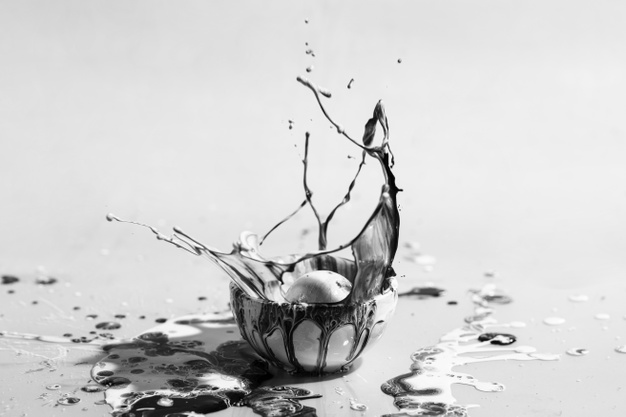
#> input picture courses/apcsp/datasets/cup.jpg, 626 x 417 px, found by its file name
$ jupyter execute --allow-errors SVD_Image_Compression.ipynb
#> lines starting #> are read from the running program, lines starting #| are printed output that depends on the picture
# Singular Value Decomposition (SVD) and Image Compression

Singular Value Decomposition (SVD) is one of the most important matrix factorizations in linear algebra. Just as integers can be factored into prime numbers, a matrix can be decomposed into a product of simpler matrices that reveal its fundamental structure. In this lab, you will explore what SVD is, how it represents a matrix in terms of its geometric components, and how this decomposition enables us to compress images through low‑rank approximation.

Singular Value Decomposition states that for **any** real matrix

$$A \in \mathbb{R}^{m \times n}$$

can be decomposed as:

$$
A = U \, \Sigma \, V^{T}
$$

where:

- $U \in \mathbb{R}^{m \times m}$ is an **orthogonal matrix** (columns are orthonormal),
- $\Sigma \in \mathbb{R}^{m \times n}$ is a (rectangular) **diagonal matrix** whose diagonal entries
  $$
  \sigma_1 \ge \sigma_2 \ge \cdots \ge \sigma_r > 0
  $$
  are the **singular values**,
- $V \in \mathbb{R}^{n \times n}$ is another **orthogonal matrix**, and $V^T$ is its transpose.

---

## 🌟 **Low‑Rank Approximation**

A powerful use of SVD is approximating $A$ using only the top $k$ singular values:

$$
A_k = U_k \, \Sigma_k \, V_k^{T}
$$

where:

- $U_k$ contains the first $k$ columns of $U$,
- $\Sigma_k$ contains the top $k$ singular values,
- $V_k^T$ contains the first $k$ rows of $V^T$.

This yields the **best rank-$k$** approximation to $A$.

---

## **Why This Works for Images**

A grayscale image is a matrix of pixel values. By keeping only the largest singular values, we capture the most important structure and discard noise or fine detail.

Thus:

- store fewer numbers,
- reconstruct an image that looks nearly the same,
- achieve **image compression via SVD**.

[cell 1]
import numpy as np
import matplotlib.pyplot as plt

from PIL import Image
import requests
from io import BytesIO

url = "https://raw.githubusercontent.com/LongBaoNguyen/longbaonguyen.github.io/master/courses/apcsp/datasets/cup.jpg"
response = requests.get(url)
img = Image.open(BytesIO(response.content)).convert("L")
img = np.asarray(img).astype(np.float32) / 255.0  # shape: (H, W)
#> img: shape (417, 626) float32
H, W = img.shape
#> H = 417; W = 626

print(f"Loaded image shape: {img.shape}")
#| Loaded image shape: (417, 626)
plt.figure(figsize=(5,5))
plt.imshow(img, cmap="gray")
plt.title('Original Image')
plt.show()

## 🔍 Understanding `numpy.linalg.svd` and the Shapes of Its Outputs

Recall that the **Singular Value Decomposition (SVD)** breaks any matrix $A \in \mathbb{R}^{m \times n}$ into three pieces:

$$
A = U \, \Sigma \, V^{T}
$$

where:

- $U \in \mathbb{R}^{m \times m}$, $\Sigma \in \mathbb{R}^{m \times n}$ and $V^T \in \mathbb{R}^{n \times n}$

NumPy computes this using:

```python
U, s, Vt = np.linalg.svd(A)
```

However, the sizes of `U`, `s`, and `Vt` uses a **compact** form of SVD by default to save memory. Let $p = \min(m, n)$. NumPy does **not** return the full diagonal matrix $\Sigma.$ Instead, it returns a **1D array** of length $p$. Why? Because the full $\Sigma$ would be mostly zeros:

$$
\Sigma =
\begin{bmatrix}
\sigma_1 & 0 & \cdots \\
0 & \sigma_2 & \cdots \\
\vdots & & \ddots \\
\end{bmatrix}
$$

NumPy returns only the diagonal (the important part!) to avoid storing unnecessary zeros.

In addition, even though the theoretical SVD defines $U$ as an **m × m** orthogonal matrix, NumPy returns only the **first $p$ columns**. Similarly, instead of an **n × n** orthogonal matrix $V$, NumPy returns only the **first $p$ rows**, the matrix of singular vectors that matter for the decomposition.

This decomposition is compact, efficient, and contains all the essential information. These columns are the only ones needed to reconstruct $A$. This is called the **reduced (or thin) SVD**.

## ⭐ Summary Table

| Piece      | NumPy Output | Shape  | Why This Shape?                           |
| ---------- | ------------ | ------ | ----------------------------------------- |
| $$U$$      | `U`          | (m, p) | Only the first useful singular vectors    |
| $$\Sigma$$ | `s`          | (p,)   | Only diagonals needed; zeros omitted      |
| $$V^T$$    | `Vt`         | (p, n) | Only the essential right singular vectors |

## 📐 Example with Shapes

```python
import numpy as np

A = np.random.randn(6, 4)   # m = 6, n = 4, so p = 4
U, s, Vt = np.linalg.svd(A)

print("A:", A.shape)
print("U:", U.shape)
print("s:", s.shape)
print("Vt:", Vt.shape)
```

Expected output:

    A:  (6, 4)
    U:  (6, 4)
    s:  (4,)
    Vt: (4, 4)

Notice:

*   `U` is **6 × 4**, not **6 × 6**
*   `s` is **1D**, length 4
*   `Vt` is **4 × 4**

***

## 🧨 Reconstructing the Matrix

Since NumPy doesn’t give the full $\Sigma$, you rebuild it like this:

```python
Sigma = np.diag(s)   # creates a p x p diagonal matrix
A_reconstructed = U @ Sigma @ Vt
```

This produces a matrix equal (up to numerical precision) to the original $A$.

## 5) Low-rank approximation for grayscale

We reconstruct an approximation \(A_k\) using only the top \(k\) singular values:

$$A_k = U_{[:,1:k]}\,\Sigma_{1:k,1:k}\,V^T_{[1:k,:]}$$

In code we can do this efficiently without forming the full \(\Sigma\) matrix.

[cell 2]
def svd_approx(U, s, Vt, k):
    # U: (m,kmax), s: (kmax,), Vt: (kmax,n)
    # return (m,n)
    return (U[:, :k] * s[:k]) @ Vt[:k, :]


def mse(a, b):
    return float(np.mean((a - b) ** 2))

U, s, Vt = np.linalg.svd(img)
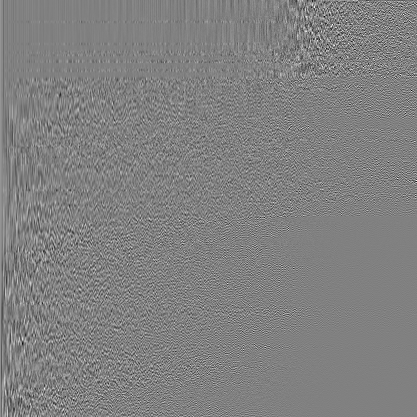
#> U: shape (417, 417) float32; min -0.344, max 0.336, mean 0.00011; drawn with min black and max white
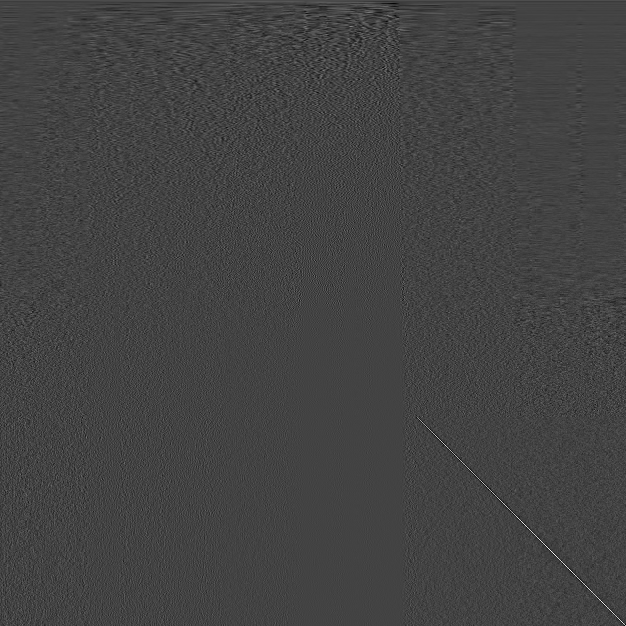
#> Vt: shape (626, 626) float32; min -0.284, max 0.794, mean 6.48e-05; drawn with min black and max white
#> s = 417 values, max 421.7 at index 0, min 0.00618 at index 416, mean 2.44


ks = [5, 10, 20, 50, 100]
ks = [k for k in ks if k <= min(H, W)]
#> ks = [5, 10, 20, 50, 100]

fig, axes = plt.subplots(1, len(ks) + 1, figsize=(3*(len(ks)+1), 3))
axes[0].imshow(img, cmap='gray')
axes[0].set_title('Original')
axes[0].axis('off')

for i, k in enumerate(ks, start=1):
    Ak = svd_approx(U, s, Vt, k)
    axes[i].imshow(np.clip(Ak, 0, 1), cmap='gray')
    axes[i].set_title(f'k={k}MSE={mse(img, Ak):.4f}')
    axes[i].axis('off')
#> this loop made 5 passes
#> pass 1, `Ak = svd_approx(U, s, Vt, k)`:
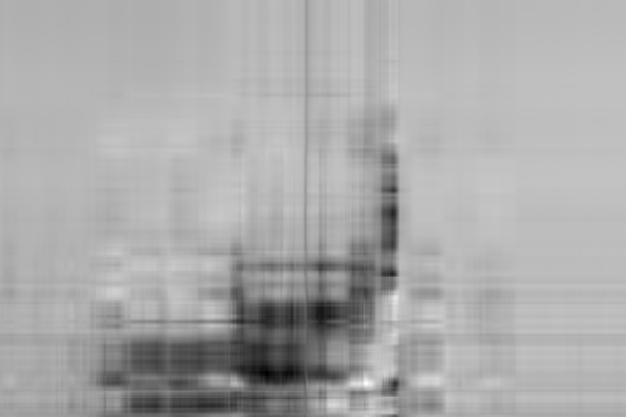
#> Ak: shape (417, 626) float32; min -0.169, max 1.3, mean 0.817; drawn with min black and max white
#> pass 2, `Ak = svd_approx(U, s, Vt, k)`:
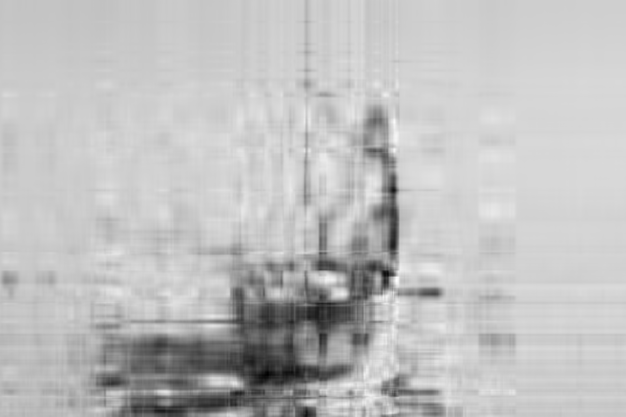
#> Ak: shape (417, 626) float32; min -0.185, max 1.15, mean 0.817; drawn with min black and max white
#> pass 3, `Ak = svd_approx(U, s, Vt, k)`:
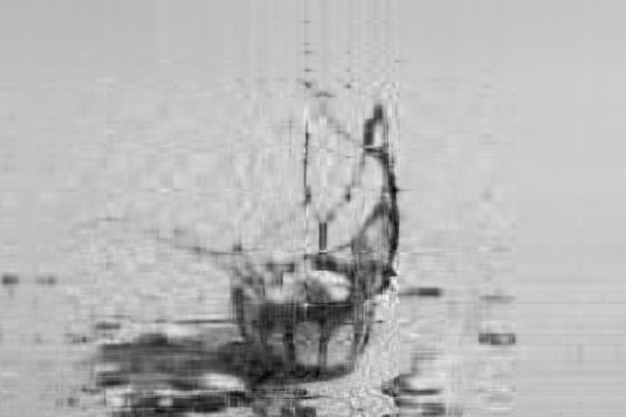
#> Ak: shape (417, 626) float32; min -0.162, max 1.2, mean 0.817; drawn with min black and max white

plt.tight_layout()
plt.show()
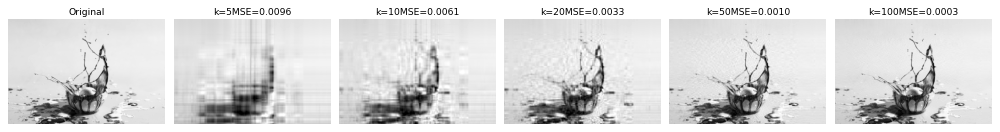
#> figure drawn by matplotlib, 6 panels

## 6) Compression math: how many numbers do we store?

- Original grayscale image stores $m\times n$ numbers.
- Rank-$k$ SVD approximation stores:
  - $U_k$: $m\times k$
  - $\Sigma_k$: $k$ (just the diagonal)
  - $V_k^T$: $k\times n$

Total stored numbers: $k(m+n+1)$

Compression ratio (approx):
$$\text{ratio} = \dfrac{mn}{k*(m+n+1)}$$

[cell 3]
def compression_ratio(m, n, k):
    return (m*n) / (k*(m+n+1))

for k in ks:
    print(f"k={k:>3}  ratio≈{compression_ratio(H, W, k):.2f}x fewer numbers")

## 7) SVD compression for *color* images (RGB)

A color image has 3 channels (Red, Green, Blue). One simple approach is:

1. Compute SVD separately on each channel matrix
2. Keep the top \(k\) components for each channel
3. Reconstruct and stack back into an RGB image

This isn't the only method (some methods use a different color space like YCbCr),
but it's a great starting point and is easy to understand.

#> (a cell that did not finish here is left out)

### Reconstruct RGB using rank-\(k\) per channel

We'll compare reconstructions for different \(k\). For each \(k\), we compute:

\[
R_k = U^R_k\,\Sigma^R_k\,(V^R_k)^T,\quad
G_k = U^G_k\,\Sigma^G_k\,(V^G_k)^T,\quad
B_k = U^B_k\,\Sigma^B_k\,(V^B_k)^T
\]

and stack them into an RGB image.

[cell 5]
def rgb_svd_approx(k):
    Rk = svd_approx(Ur, sr, Vtr, k)
    Gk = svd_approx(Ug, sg, Vtg, k)
    Bk = svd_approx(Ub, sb, Vtb, k)
    out = np.stack([Rk, Gk, Bk], axis=-1)
    return np.clip(out, 0, 1)


def mse_rgb(a, b):
    return float(np.mean((a - b) ** 2))


ks_rgb = [5, 10, 20, 50, 100]
ks_rgb = [k for k in ks_rgb if k <= min(H, W)]
#> ks_rgb = [5, 10, 20, 50, 100]

fig, axes = plt.subplots(1, len(ks_rgb) + 1, figsize=(3*(len(ks_rgb)+1), 3))
#> (the rest of this cell did not finish here and is left out)

## 8) Storage comparison for RGB

Original RGB stores \(3mn\) numbers.
For rank-\(k\) per channel, we store for each channel \(k(m+n+1)\), so total:

\[
3k(m+n+1)
\]

Compression ratio (approx):
\[
	ext{ratio}_{RGB} = rac{3mn}{3k(m+n+1)} = rac{mn}{k(m+n+1)}
\]

So the same formula applies (when using the same \(k\) for each channel).

[cell 6]
for k in ks_rgb:
    print(f"k={k:>3}  ratio≈{compression_ratio(H, W, k):.2f}x fewer numbers (approx)")

## 9) Optional: Interactive slider (if `ipywidgets` is available)

If you're in Jupyter with widgets enabled (or Colab with widgets support), you can use a slider to change \(k\) live.
If it errors, you can skip this section.

[cell 7]
try:
    import ipywidgets as widgets
    from IPython.display import display

    k_slider = widgets.IntSlider(value=min(20, min(H, W)), min=1, max=min(H, W), step=1, description='k')

    out = widgets.Output()

    def update(change=None):
        with out:
            out.clear_output(wait=True)
            k = k_slider.value
#> k = 20
            img_k = rgb_svd_approx(k)
            plt.figure(figsize=(5,5))
            plt.imshow(img_k)
            plt.axis('off')
            plt.title(f'Rank-k RGB Approximation (k={k})')
            plt.show()
            print(f"Approx compression ratio ≈ {compression_ratio(H, W, k):.2f}x")

    k_slider.observe(update, names='value')
    display(k_slider, out)
    update()

except Exception as e:
    print("ipywidgets not available or not enabled. Skipping interactive section.")
    print("Error:", e)

$ run again, with courses/apcsp/datasets/flower.jpg copied over courses/apcsp/datasets/cup.jpg
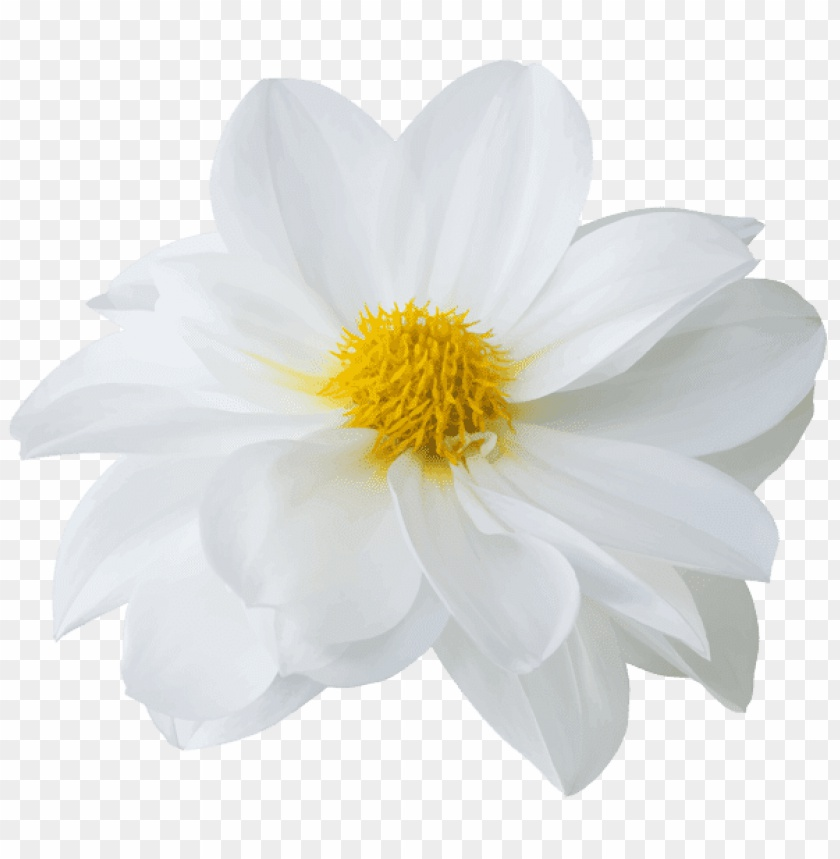
#> input picture courses/apcsp/datasets/flower.jpg, 840 x 859 px, found by its file name
#| Loaded image shape: (859, 840)
#> `U, s, Vt = np.linalg.svd(img)`:
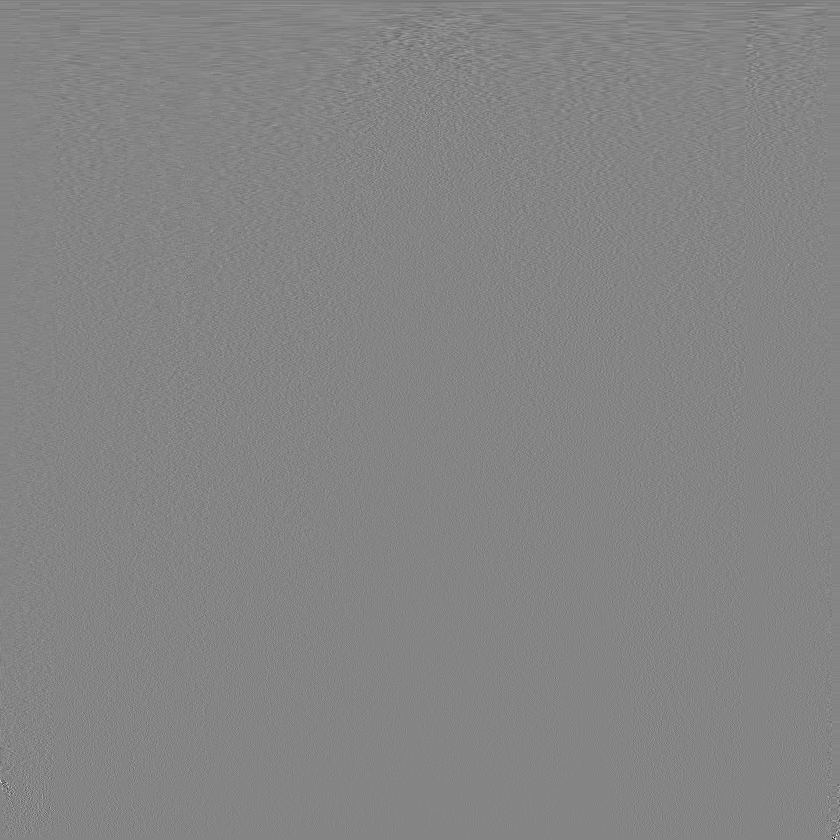
#> Vt: shape (840, 840) float32; min -0.779, max 0.717, mean -4.09e-05; drawn with min black and max white
#> s = 840 values, max 756.8 at index 0, min 7.54e-14 at index 782, mean 1.35
#> after the loop `for i, k in enumerate(ks, start=1):`:
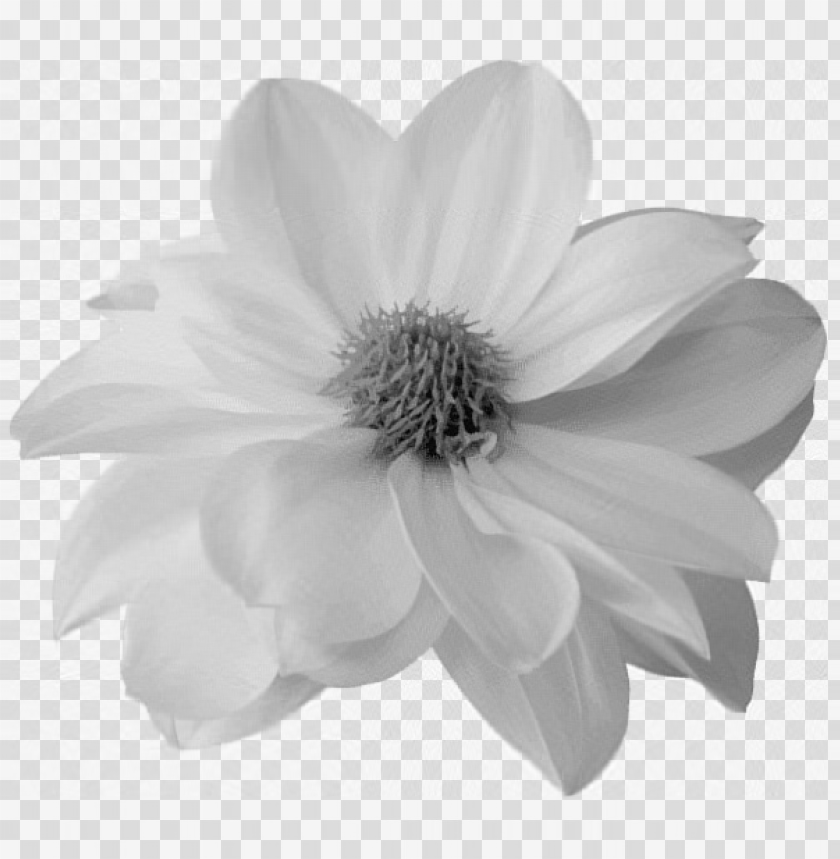
#> Ak: shape (859, 840) float32; min 0.345, max 1.02, mean 0.888; drawn with min black and max white
